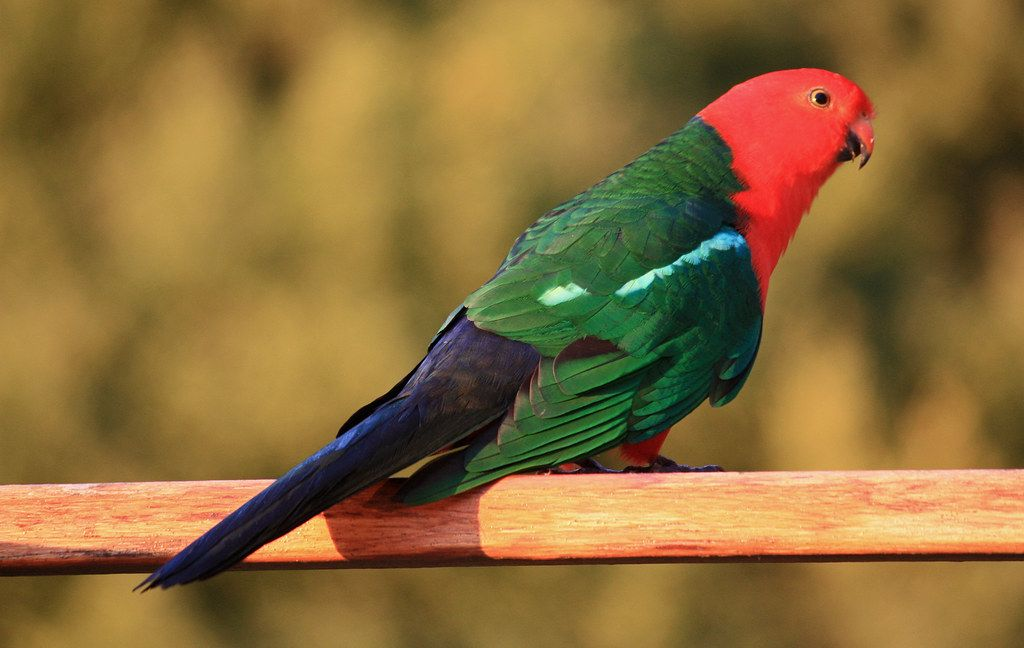
#> input picture 2-ConceptosBasicosDeImagenes/Imagenes/parrot.jpg, 1024 x 648 px, found by its file name
$ jupyter execute 4-RegistroDeImagenes.ipynb
#> lines starting #> are read from the running program, lines starting #| are printed output that depends on the picture
<a href="https://colab.research.google.com/github/UN-GCPDS/Procesamiento-Digital-De-Imagenes/blob/main/2-ConceptosBasicosDeImagenes/4-RegistroDeImagenes.ipynb" target="_parent"></a>

# <center>  Registro de Imágenes </center>

El registro de imágenes consiste en trasformar un conjunto de imágenes de una escena a un mismo sistema coordenado.

<center>
<figure>

<figcaption><a href="https://medium.com/sicara/image-registration-sift-deep-learning-3c794d794b7a"> Registro de Imágenes</a></figcaption>
</figure>
</center>

## Transformación de Coordenadas

<center>
<figure>

<figcaption><a href=""> Transformación de Coordenadas</a></figcaption>
</figure>
</center>

### Translación

$$\bf{\hat{x}} = \bf{x} + \bf{t}$$

$$\begin{bmatrix}
x' \\ y'
\end{bmatrix} =  \begin{bmatrix}
1 & 0 \\ 0 & 1
\end{bmatrix}  \begin{bmatrix}
x \\ y
\end{bmatrix} + \ \begin{bmatrix}
t_1 \\ t_2
\end{bmatrix}$$

$$
\begin{bmatrix}
x' \\ y'
\end{bmatrix} =  \begin{bmatrix}
1 & 0 & t_1 \\ 0 & 1 & t_2
\end{bmatrix}  \begin{bmatrix}
x \\ y \\ 1
\end{bmatrix}
$$

$$
\begin{matrix}
\bf{x} = [\bf{I} \ \bf{t}]_{2 \times 3} \bar{\bf{x} }
\end{matrix}
$$

[cell 1]
import cv2
import matplotlib.pyplot as plt
import numpy as np

[cell 2]
img = cv2.imread('parrot.jpg')[...,::-1]

[cell 3]
M = np.array([
            [1,0,100],
            [0,1,50]
            ],dtype=np.float32)

rows,cols = img.shape[:2]
#> rows = 648; cols = 1024

new_img = cv2.warpAffine(img,M,(cols,rows))

[cell 4]
plt.imshow(new_img)

### Euclidea
Rotación más Traslación

$$\bf{\hat{x}} = \bf{R}\bf{x} + \bf{t}
$$

$$
\bf{x} = [\bf{R} \ \bf{t}]_{2 \times 3} \bar{\bf{x} }
$$

donde

$$
\bf{R} = \begin{bmatrix}
cos \theta & -sin \theta \\ sin \theta & cos \theta
\end{bmatrix}
$$

[cell 5]
theta = -25*np.pi/180

M = np.array([
            [np.cos(theta),-np.sin(theta),0],
            [np.sin(theta), np.cos(theta),0]
            ],dtype=np.float32)

rows,cols = img.shape[:2]

new_img = cv2.warpAffine(img,M,(cols,rows))

[cell 6]
plt.imshow(new_img)

### Similaridad
Rotación escalada

$$
\bf{\hat{x}} = s\bf{R}\bf{x} + \bf{t}
$$

$$
\bf{x} = [s\bf{R} \ \bf{t}]_{2 \times 3} \bar{\bf{x} }
$$

Donde $s$ es un factor de escala

[cell 7]
theta = 25*np.pi/180
s = 0.5

M = np.array([
            [s*np.cos(theta),-s*np.sin(theta),500],
            [s*np.sin(theta), s*np.cos(theta),100]
            ],dtype=np.float32)

rows,cols = img.shape[:2]

new_img = cv2.warpAffine(img,M,(cols,rows))
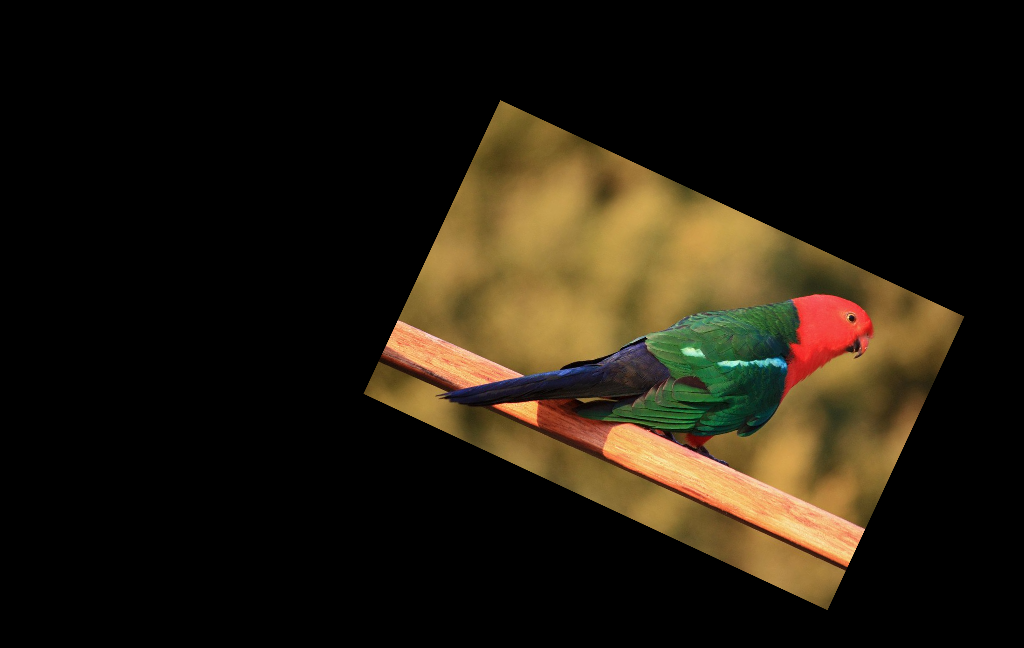
#> new_img: shape (648, 1024, 3); mean R, G, B 34.4, 27, 14.5

[cell 8]
plt.imshow(new_img)

###  Transformación afín

$$\bf{\hat{x}} = \bf{A}\bf{\bar{x}}$$

[cell 9]
M = np.array([
            [5,2,76],
            [0.5,6,43]
            ],dtype=np.float32)

rows,cols = img.shape[:2]

new_img = cv2.warpAffine(img,M,(cols,rows))
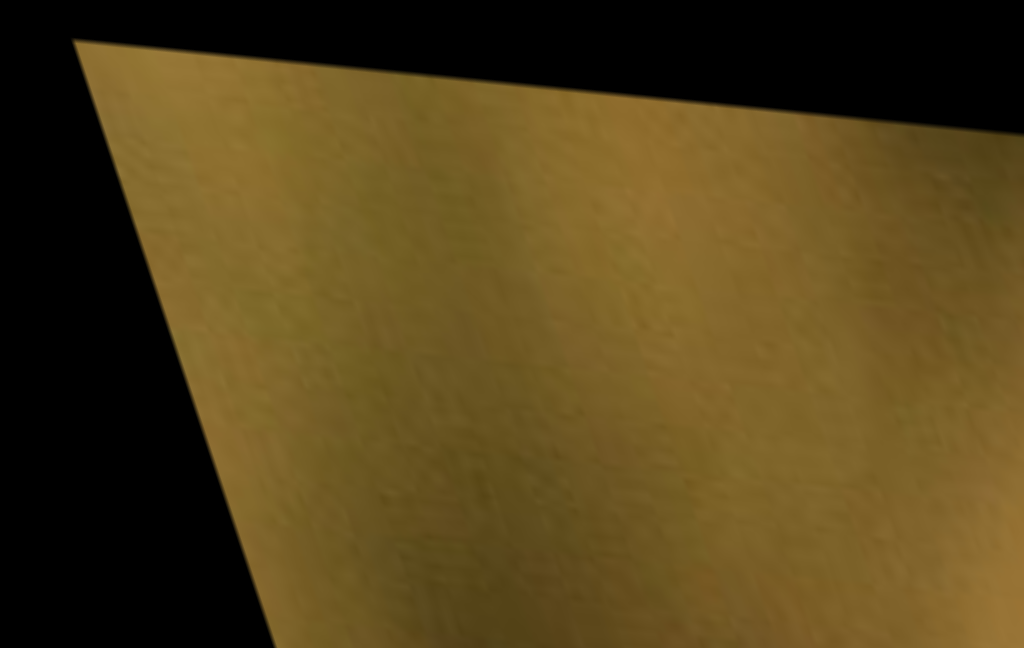
#> new_img: shape (648, 1024, 3); mean R, G, B 85.1, 67.3, 27.5

[cell 10]
plt.imshow(new_img)

### Transformación Proyectiva

$$
\bf{\hat{\bar{x}}} = \bf{H} \bf{\bar{x}}
$$

$$
\begin{bmatrix}
u' \\ w' \\ z'
\end{bmatrix} =  \begin{bmatrix}
h_{1,1} & h_{1,2}  & h_{1,3} \\
h_{2,1} & h_{2,2}  & h_{2,3} \\
h_{3,1} & h_{3,2}  & h_{3,3}
\end{bmatrix}  \begin{bmatrix}
x \\ y \\ 1
\end{bmatrix}
$$

$$
\bf{\hat{x}} = \begin{bmatrix}
\frac{u'}{z'} \\ \frac{w'}{z'}
\end{bmatrix}
$$

[cell 11]
pts1 = np.float32([[56,65],[368,52],[28,387],[389,390]])
pts2 = np.float32([[0,0],[300,0],[0,300],[300,300]])

M = cv2.getPerspectiveTransform(pts1,pts2)

[cell 12]
rows,cols = img.shape[:2]
new_img = cv2.warpPerspective(img,M,(cols,rows))
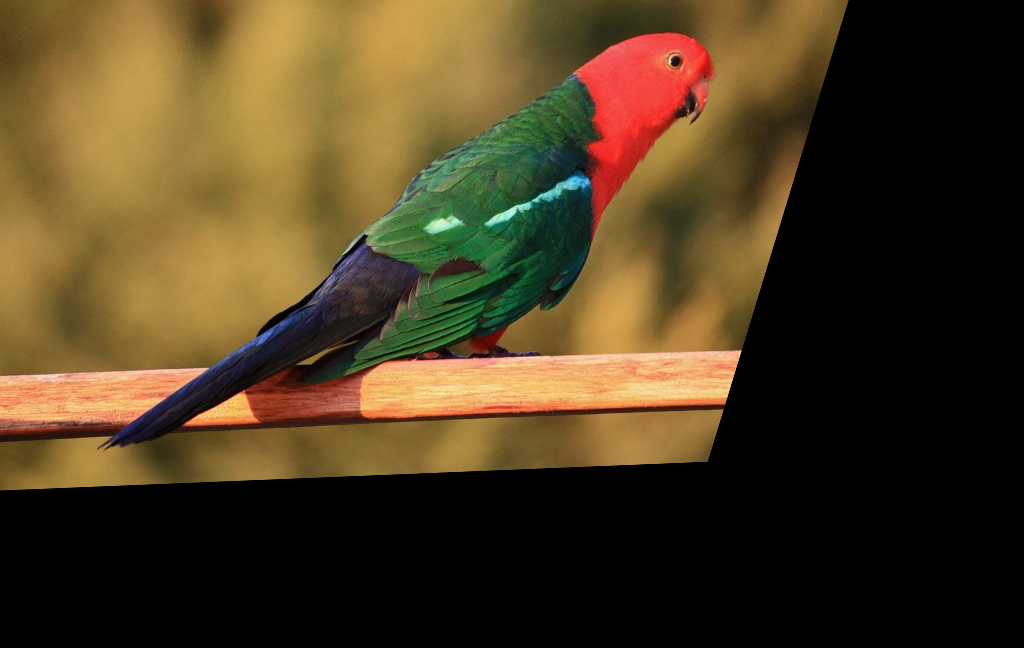
#> new_img: shape (648, 1024, 3); mean R, G, B 77, 60.6, 32.6
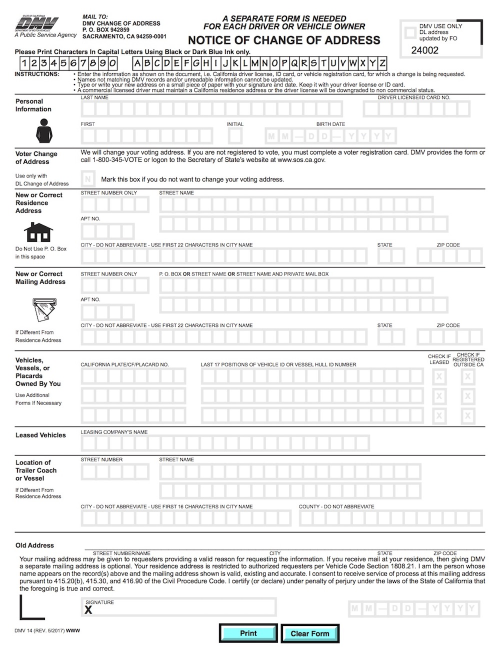
#> input picture 2-ConceptosBasicosDeImagenes/Imagenes/form.jpg, 1000 x 1293 px, found by its file name (shown at 1/2 size)
#> further down, imReference is the input picture: shape (1293, 1000, 3); mean B, G, R 237.7, 237.7, 237.5
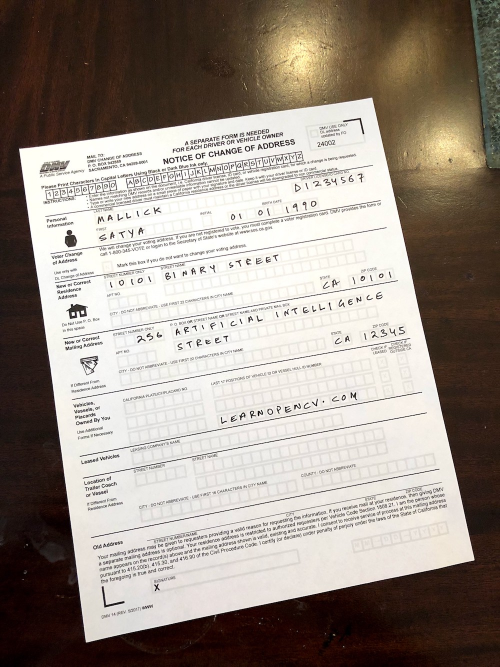
#> input picture 2-ConceptosBasicosDeImagenes/Imagenes/scanned-form.jpg, 1000 x 1333 px, found by its file name (shown at 1/2 size)
#> further down, im is the input picture: shape (1333, 1000, 3); mean B, G, R 136, 144.9, 154.7

[cell 13]
plt.imshow(new_img)

<center>
<figure>

<figcaption><a href=""> Transformación de Coordenadas en 2D</a></figcaption>
</figure>
</center>

### Transformaciones no rígidas

Las anteriores transformaciones son las denominadas rígidas, lo que significa que todos los puntos de la imagen son transformados exactamente de la misma forma. En ocasiones esto no es suficiente. Por ejemplo en aplicaciones médicas,cada localidad de la imagen requiere ser transformada de forma diferente debido a que el cuerpo no es rígido.

<center>
<figure>

<figcaption><a href="https://www.researchgate.net/figure/Schematic-showing-rigid-and-non-rigid-registration_fig1_8055471"> Registro de Imágenes</a></figcaption>
</figure>
</center>

## Registro clásico

<center>
<figure>

<figcaption><a href="https://www.sicara.ai/blog/2019-07-16-image-registration-deep-learning"> Registro de Imágenes</a></figcaption>
</figure>
</center>

El concepto clave en los algoritmos clásicos de registro están en los extractores de características y los detectores de puntos. Algunos de estos algoritmos son:

* [SIFT](https://www.cs.ubc.ca/~lowe/papers/ijcv04.pdf) (Scale-invariant feature transform)
* [SURF](https://people.ee.ethz.ch/~surf/eccv06.pdf) (Speeded Up Robust Features)
* [ORB](http://www.gwylab.com/download/ORB_2012.pdf) (Oriented BRIEF)

**Mirar ejemplo**

[cell 14]
import cv2
import numpy as np
import matplotlib.pyplot as plt

[cell 15]
MAX_FEATURES = 500
GOOD_MATCH_PERCENT = 0.15

[cell 16]
def alignImages(im1, im2):
    """Function to register im1 to im2

    Parameters
        img1: np.ndarray
        img2: np.ndarray
    Returns
        im1Reg: np.ndarray, registered im1
        h: np.ndarray, homography matrix
    """
    # Convert images to grayscale
    im1Gray = cv2.cvtColor(im1, cv2.COLOR_BGR2GRAY)
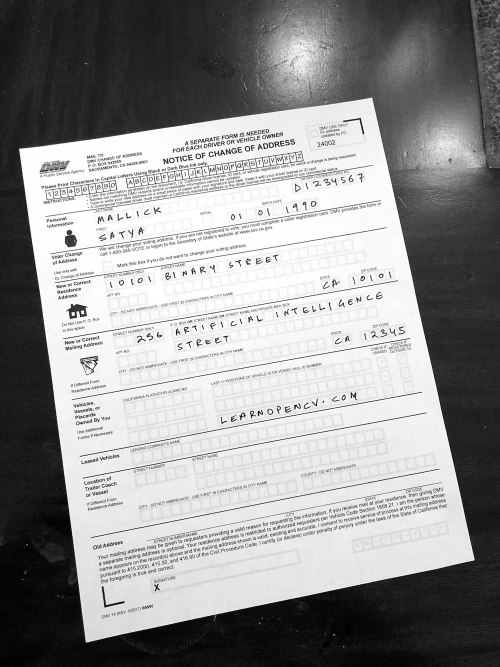
#> im1Gray: shape (1333, 1000) (shown at 1/2 size); min 0, max 255, mean 146.8
    im2Gray = cv2.cvtColor(im2, cv2.COLOR_BGR2GRAY)

    # Detect ORB features and compute descriptors.
    orb = cv2.ORB_create(MAX_FEATURES)
    keypoints1, descriptors1 = orb.detectAndCompute(im1Gray, None)
#> keypoints1 = 500 keypoints; strongest (x, y, size): (524, 828, 31), (527, 289, 37.2), (391, 652, 31), (374, 686, 31)
    keypoints2, descriptors2 = orb.detectAndCompute(im2Gray, None)
#> keypoints2 = 500 keypoints; strongest (x, y, size): (87, 941, 31), (50, 219, 31), (90, 219, 31), (110, 768, 31)
    print(descriptors1.shape)
#| (500, 32)

    # Match features.
    matcher = cv2.DescriptorMatcher_create(cv2.DESCRIPTOR_MATCHER_BRUTEFORCE_HAMMING)
    matches = list(matcher.match(descriptors1, descriptors2, None))
#> matches = 500 matches

    # Sort matches by score
    matches.sort(key=lambda x: x.distance, reverse=False)

    # Remove not so good matches
    numGoodMatches = int(len(matches) * GOOD_MATCH_PERCENT)
#> numGoodMatches = 75
    matches = matches[:numGoodMatches]
#> matches = 75 matches

    # Draw top matches
    imMatches = cv2.drawMatches(im1, keypoints1, im2, keypoints2, matches, None)
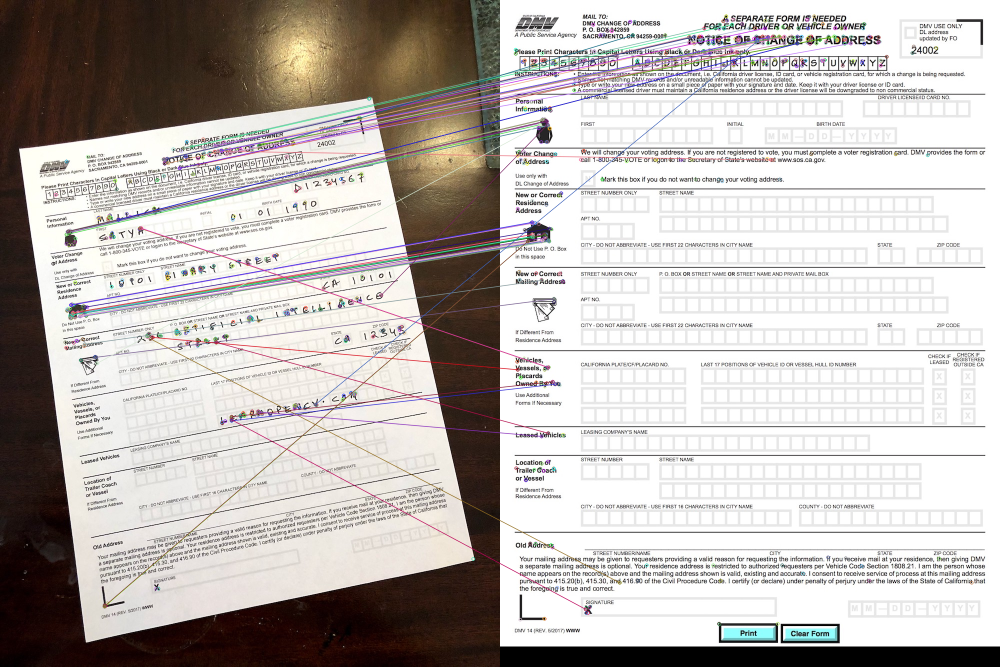
#> imMatches: shape (1333, 2000, 3) (shown at 1/2 size); mean B, G, R 182, 185.3, 190.7
    #cv2.imwrite("matches.jpg", imMatches)
    plt.figure(figsize=(20,15))
    plt.imshow(imMatches)
    plt.show()

    # Extract location of good matches
    points1 = np.zeros((len(matches), 2), dtype=np.float32)
#> points1 = 75 pairs, first value 0 to 0, second value 0 to 0
    points2 = np.zeros((len(matches), 2), dtype=np.float32)
#> points2 = 75 pairs, first value 0 to 0, second value 0 to 0

    for i, match in enumerate(matches):
      points1[i, :] = keypoints1[match.queryIdx].pt
      points2[i, :] = keypoints2[match.trainIdx].pt
#> this loop made 75 passes
#> after the loop, points1 = 75 pairs, first value 132.7 to 762, second value 280.8 to 1212.5; points2 = 75 pairs, first value 35 to 701.3, second value 48.96 to 1218.2

    # Find homography
    h, mask = cv2.findHomography(points1, points2, cv2.RANSAC)
#> h = [[1.37, -0.205, -3.25], [0.218, 1.48, -469.2], [-8.14e-05, 8.86e-05, 1]]; mask = 75 values, max 1 at index 0, min 0 at index 17, mean 0.667

    # Use homography
    height, width, channels = im2.shape
#> height = 1293; width = 1000; channels = 3
    im1Reg = cv2.warpPerspective(im1, h, (width, height))
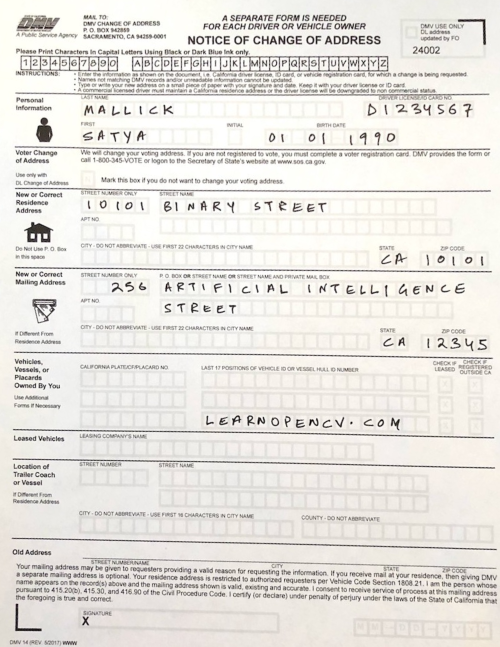
#> im1Reg: shape (1293, 1000, 3) (shown at 1/2 size); mean B, G, R 223, 227.9, 230.7

    return im1Reg, h

[cell 17]
# Read reference image
refFilename = "form.jpg"
print("Reading reference image : ", refFilename)
imReference = cv2.imread(refFilename, cv2.IMREAD_COLOR)

# Read image to be aligned
imFilename = "scanned-form.jpg"
print("Reading image to align : ", imFilename);
im = cv2.imread(imFilename, cv2.IMREAD_COLOR)

print("Aligning images ...")
# Registered image will be resotred in imReg.
# The estimated homography will be stored in h.
imReg, h = alignImages(im, imReference)
# Write aligned image to disk.
outFilename = "aligned.jpg"
print("Saving aligned image : ", outFilename);
#cv2.imwrite(outFilename, imReg)
plt.figure(figsize=(20,15))
plt.imshow(imReg)
plt.show()
# Print estimated homography
print("Estimated homography : \n",  h)
#| Estimated homography :
#|  [[ 1.36574352e+00 -2.04557975e-01 -3.25087016e+00]
#|  [ 2.17666204e-01  1.48155407e+00 -4.69162844e+02]
#|  [-8.14124152e-05  8.86052624e-05  1.00000000e+00]]
